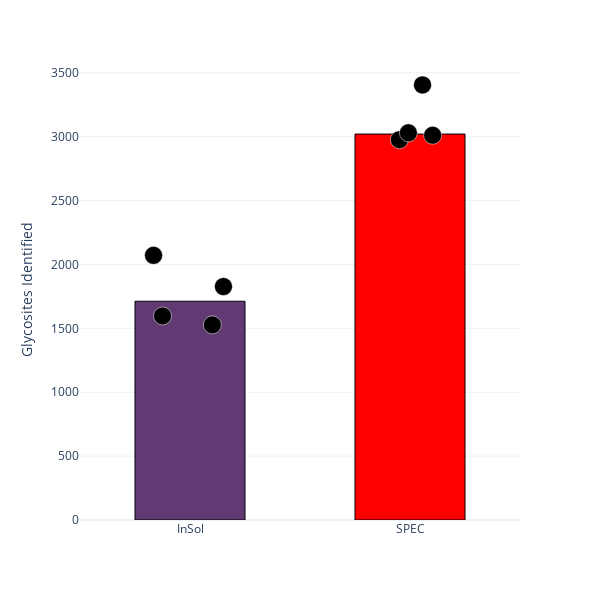

Notebook code for this chart:
### Markdown cell above
# Figure 4B

### Code cell
fin = [[2071, 1597, 1827, 1527],[3011, 2976, 3405, 3030]]
labels = ['InSol','SPEC']
colors = ['#623a73', '#ff0000']  

# Calculate medians for bars
medians = [np.median(reps) for reps in fin]

# Create strip data for points
strip_data = []
for i, (label, reps) in enumerate(zip(labels, fin)):
    for rep_val in reps:
        strip_data.append({'Category': label, 'Value': rep_val})

strip_df = pd.DataFrame(strip_data)

# Create strip plot
fig = px.strip(strip_df, x='Category', y='Value', 
               category_orders={'Category': labels})

# Update strip plot traces (points)
fig.update_traces(
    jitter=0.8,  # Adjust this value (0-1)
    marker=dict(size=18, color='black', line=dict(width=0.5, color='white'))
)

# Add bars for each category
for i, (label, median, color) in enumerate(zip(labels, medians, colors)):
    fig.add_trace(go.Bar(
        x=[label],
        y=[median],
        width=0.5,
        marker=dict(color=color, line=dict(width=1, color='black')),
        name=label,
        showlegend=False
    ))

fig.update_layout(
    width=600,
    height=600,
    template='plotly_white',
    xaxis_title='',
    yaxis_title='Glycosites Identified',
    yaxis=dict(range=[0, 3600]),
    showlegend=False
)
#fig.write_image(r'D:\Projects\SPEC\figs_raw\Figure_4b.pdf', width=600, height=600)

### Figure 1 — Plotly figure (JSON) as saved in the notebook; plotly's stock layout.template omitted (floating-point values rounded to 4 significant figures)
{"data": [{"alignmentgroup": "True", "boxpoints": "all", "fillcolor": "rgba(255,255,255,0)", "hoveron": "points", "hovertemplate": "Category=%{x}<br>Value=%{y}<extra></extra>", "jitter": 0.8, "legendgroup": "", "line": {"color": "rgba(255,255,255,0)"}, "marker": {"color": "black", "line": {"color": "white", "width": 0.5}, "size": 18}, "name": "", "offsetgroup": "", "orientation": "v", "pointpos": 0, "showlegend": false, "type": "box", "x": ["InSol", "InSol", "InSol", "InSol", "SPEC", "SPEC", "SPEC", "SPEC"], "x0": " ", "xaxis": "x", "y": [2071, 1597, 1827, 1527, 3011, 2976, 3405, 3030], "y0": " ", "yaxis": "y"}, {"marker": {"color": "#623a73", "line": {"color": "black", "width": 1}}, "name": "InSol", "showlegend": false, "type": "bar", "width": 0.5, "x": ["InSol"], "y": [1712]}, {"marker": {"color": "#ff0000", "line": {"color": "black", "width": 1}}, "name": "SPEC", "showlegend": false, "type": "bar", "width": 0.5, "x": ["SPEC"], "y": [3020.0]}], "layout": {"boxmode": "group", "height": 600, "legend": {"tracegroupgap": 0}, "margin": {"t": 60}, "showlegend": false, "width": 600, "xaxis": {"anchor": "y", "categoryarray": ["InSol", "SPEC"], "categoryorder": "array", "domain": [0, 1], "title": {"text": ""}}, "yaxis": {"anchor": "x", "domain": [0, 1], "range": [0, 3600], "title": {"text": "Glycosites Identified"}}}}
